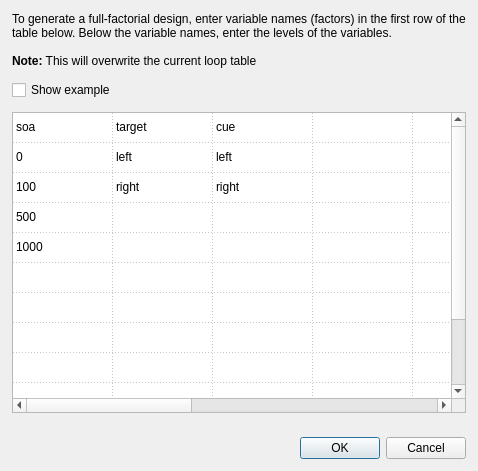
<?xml version="1.0" encoding="UTF-8"?>
<ui version="4.0">
 <class>ui_loop_wizard_dialog</class>
 <widget class="QDialog" name="ui_loop_wizard_dialog">
  <property name="geometry">
   <rect>
    <x>0</x>
    <y>0</y>
    <width>478</width>
    <height>471</height>
   </rect>
  </property>
  <property name="windowTitle">
   <string>Generate full-factorial design</string>
  </property>
  <layout class="QVBoxLayout" name="vbox_container">
   <property name="spacing">
    <number>12</number>
   </property>
   <property name="margin">
    <number>12</number>
   </property>
   <item>
    <widget class="QLabel" name="label_2">
     <property name="text">
      <string>To generate a full-factorial design, enter variable names (factors) in the first row of the table below. Below the variable names, enter the levels of the variables.&lt;br /&gt;&lt;br /&gt;
&lt;b&gt;Note:&lt;/b&gt; This will overwrite the current loop table</string>
     </property>
     <property name="wordWrap">
      <bool>true</bool>
     </property>
    </widget>
   </item>
   <item>
    <widget class="QCheckBox" name="checkBox">
     <property name="text">
      <string>Show example</string>
     </property>
    </widget>
   </item>
   <item>
    <widget class="QTableWidget" name="table_example">
     <property name="editTriggers">
      <set>QAbstractItemView::NoEditTriggers</set>
     </property>
     <property name="gridStyle">
      <enum>Qt::DotLine</enum>
     </property>
     <attribute name="horizontalHeaderVisible">
      <bool>false</bool>
     </attribute>
     <attribute name="verticalHeaderVisible">
      <bool>false</bool>
     </attribute>
     <row>
      <property name="text">
       <string>New Row</string>
      </property>
     </row>
     <row>
      <property name="text">
       <string>New Row</string>
      </property>
     </row>
     <row>
      <property name="text">
       <string>New Row</string>
      </property>
     </row>
     <row>
      <property name="text">
       <string>New Row</string>
      </property>
     </row>
     <row>
      <property name="text">
       <string>New Row</string>
      </property>
     </row>
     <row>
      <property name="text">
       <string>New Row</string>
      </property>
     </row>
     <row>
      <property name="text">
       <string>New Row</string>
      </property>
     </row>
     <row>
      <property name="text">
       <string>New Row</string>
      </property>
     </row>
     <row>
      <property name="text">
       <string>New Row</string>
      </property>
     </row>
     <row>
      <property name="text">
       <string>New Row</string>
      </property>
     </row>
     <row>
      <property name="text">
       <string>New Row</string>
      </property>
     </row>
     <row>
      <property name="text">
       <string>New Row</string>
      </property>
     </row>
     <column>
      <property name="text">
       <string>New Column</string>
      </property>
     </column>
     <column>
      <property name="text">
       <string>New Column</string>
      </property>
     </column>
     <column>
      <property name="text">
       <string>New Column</string>
      </property>
     </column>
     <column>
      <property name="text">
       <string>New Column</string>
      </property>
     </column>
     <column>
      <property name="text">
       <string>New Column</string>
      </property>
     </column>
     <column>
      <property name="text">
       <string>New Column</string>
      </property>
     </column>
     <column>
      <property name="text">
       <string>New Column</string>
      </property>
     </column>
     <column>
      <property name="text">
       <string>New Column</string>
      </property>
     </column>
     <column>
      <property name="text">
       <string>New Column</string>
      </property>
     </column>
     <column>
      <property name="text">
       <string>New Column</string>
      </property>
     </column>
     <item row="0" column="0">
      <property name="text">
       <string>soa</string>
      </property>
     </item>
     <item row="0" column="1">
      <property name="text">
       <string>target</string>
      </property>
     </item>
     <item row="0" column="2">
      <property name="text">
       <string>cue</string>
      </property>
     </item>
     <item row="1" column="0">
      <property name="text">
       <string>0</string>
      </property>
     </item>
     <item row="1" column="1">
      <property name="text">
       <string>left</string>
      </property>
     </item>
     <item row="1" column="2">
      <property name="text">
       <string>left</string>
      </property>
     </item>
     <item row="2" column="0">
      <property name="text">
       <string>100</string>
      </property>
     </item>
     <item row="2" column="1">
      <property name="text">
       <string>right</string>
      </property>
     </item>
     <item row="2" column="2">
      <property name="text">
       <string>right</string>
      </property>
     </item>
     <item row="3" column="0">
      <property name="text">
       <string>500</string>
      </property>
     </item>
     <item row="4" column="0">
      <property name="text">
       <string>1000</string>
      </property>
     </item>
    </widget>
   </item>
   <item>
    <widget class="QWidget" name="widget_container" native="true">
     <layout class="QHBoxLayout" name="hbox_container">
      <property name="spacing">
       <number>0</number>
      </property>
      <property name="margin">
       <number>0</number>
      </property>
     </layout>
    </widget>
   </item>
   <item>
    <widget class="QDialogButtonBox" name="buttonBox">
     <property name="orientation">
      <enum>Qt::Horizontal</enum>
     </property>
     <property name="standardButtons">
      <set>QDialogButtonBox::Cancel|QDialogButtonBox::Ok</set>
     </property>
    </widget>
   </item>
  </layout>
 </widget>
 <resources/>
 <connections>
  <connection>
   <sender>checkBox</sender>
   <signal>toggled(bool)</signal>
   <receiver>table_example</receiver>
   <slot>setVisible(bool)</slot>
   <hints>
    <hint type="sourcelabel">
     <x>63</x>
     <y>85</y>
    </hint>
    <hint type="destinationlabel">
     <x>220</x>
     <y>170</y>
    </hint>
   </hints>
  </connection>
  <connection>
   <sender>buttonBox</sender>
   <signal>accepted()</signal>
   <receiver>ui_loop_wizard_dialog</receiver>
   <slot>accept()</slot>
   <hints>
    <hint type="sourcelabel">
     <x>238</x>
     <y>443</y>
    </hint>
    <hint type="destinationlabel">
     <x>238</x>
     <y>235</y>
    </hint>
   </hints>
  </connection>
  <connection>
   <sender>buttonBox</sender>
   <signal>rejected()</signal>
   <receiver>ui_loop_wizard_dialog</receiver>
   <slot>reject()</slot>
   <hints>
    <hint type="sourcelabel">
     <x>238</x>
     <y>443</y>
    </hint>
    <hint type="destinationlabel">
     <x>238</x>
     <y>235</y>
    </hint>
   </hints>
  </connection>
 </connections>
</ui>
